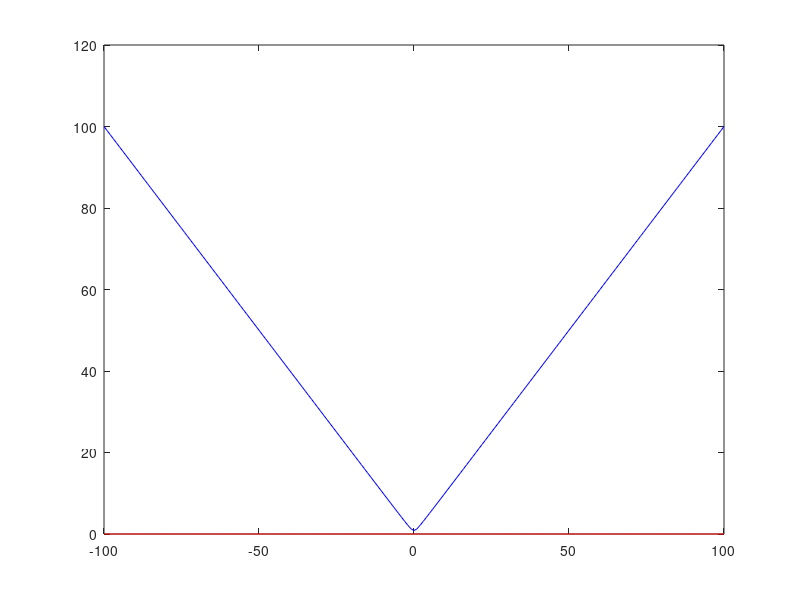

The MATLAB source for this figure:
% solve for the best fitting linear function of several variables 
% through a set of points using the Matlab function svd
  

%% create the data

% generate data set consisting of m samples of each of 4 variables
% d1，d2，d3，d4都是三行一列的向量
m = 3;
d1 = rand(m,1);
d2 = rand(m,1);
d3 = rand(m,1);
d4 = 4*d1 - 3*d2 + 2*d3 - 1;

% introduce small errors into the data
% (the 'rand' function produces numbers between 0 and 1)
eps = 1.e-4;
d1 = d1 .* (1 + eps * rand(m,1));
d2 = d2 .* (1 + eps * rand(m,1));
d3 = d3 .* (1 + eps * rand(m,1));
d4 = d4 .* (1 + eps * rand(m,1));

%% find the coefficients x solving the system: x1*d1 + x2*d2 + x3*d3 + x4*d4 = 1;
%  D是m×n，伪逆D^+是n×m,
% define A and compute the svd
D = [d1 d2 d3 d4];
[U, S, V] = svd(D);

% construct b and S^+，
% S_plus就是构造一个n×m矩阵，然后对角线是原来非0特征值的倒数
% 先转置，再把非0元素变成倒数就行，因为只有对角线才有非0元素
S_plus = S';
S_plus(S_plus ~= 0) = S_plus(S_plus ~= 0) .^ -1;
b = ones(m,1);

% solve the least squares problem using the pseudo inverse D_plus = V * S_plus * U'
D_plus = V * S_plus * U';
D_plus_matlab = pinv(D);
disp(abs(D_plus - D_plus_matlab)) % allow to compare our pseudo inverse and the one using matlab pinv function
%这里求解的x其实是欠定方程的解，matlab得到的解是norm最小的欠定方程的解！
x = D_plus * b;
disp(x)


%% When m = 3, display the graph of the norm of x_lambda and the error according to lambda to check if the pseudo inverse solution has the minimal norm among all solutions.
if (m==3)
    
    v = null(D); % get a vector of the kernel of D
    norm(v)
    % lambda 是从-100到100的数组
    lambda = -100:1:100;
    % nb_values是lambda的长度
    nb_values = length(lambda);
    values_norm = zeros(nb_values,1);
    values_error = zeros(nb_values,1);
    
    for i = 1:nb_values
        % S，x已经是解，v是kernel的向量，x_lambda是二者的和，还是解
        x_lambda = x + lambda(i)*v;
        values_norm(i) = norm(x_lambda);
        values_error(i) = norm(D*x_lambda - b)^2;
    end
    
    %Display the graph, we notice that all x_lambda have the same error, and for lambda = 0, we have the smallest
    %norm possible, which was expected.
    
    % 图像里有两条线，一条蓝色，是lambda和x的norm的关系，随着lambda绝对值的变换，x的norm在变化
    %还有一条红色，是lambda和 values_error的关系，几乎是0，说明，lambda不影响解，因为v是kernel
    % 根据图像，当lambda是0的时候，x + lambda(i)*v;有最小范数，也就是说，x本身是norm最小的欠定方程的解
    figure(1)
    plot(lambda,values_norm,'b-',lambda,values_error,'r-');
    
end

%% Notes:

% In Matlab you would usually solve a linear system with the built-in solver:
% x = D\b;
